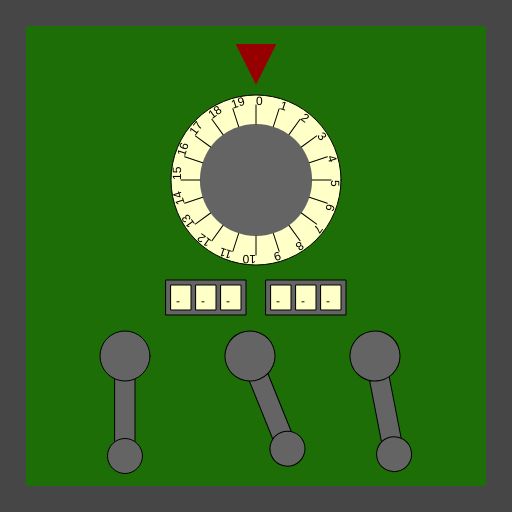
Frame 1 (no input)
Frame 60 (no input): identical to frame 1, image omitted
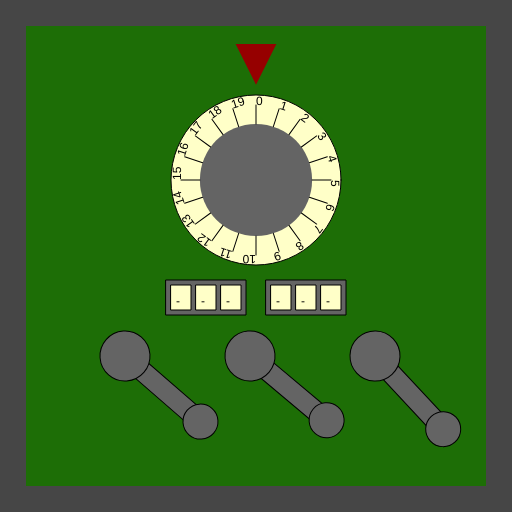
Frame 120 (the mouse pressed at the canvas centre since frame 60)

The p5.js sketch that drew these frames (run headless with seeded random() and noise() and a simulated clock; from frame 60 on, the mouse is pressed at the canvas centre):

// p5.js sketch
// ── sketch.js
/*

Officer: 3135863
CaseNum: 303-3-68420339-3135863

Case 303 - The Case of the Crooked Attorney
Stage 4 - The Courthouse

Torvalds has his final safe in his courthouse chambers. Luckily there is a court case proceeding.
You can sneak into his chambers whilst he makes his closing statement.

Crack the safe by doing the following:

	Whilst the mouse is being dragged:
	- Use the 'map' function to scale mouseY to values ranging from 3 to 15.
	- Assign the output to SecretStoreKeyA

	Whilst the mouse is being dragged:
	- Use the 'random' function to produce random values ranging from 1 to 7.
	- Assign the output to SecretStoreKeyB

	When any key is released:
	- Make SecretStoreKeyC equal to the value of 'keyCode'

	When the mouse button is pressed:
	- Use the 'map' function to scale mouseX to values ranging from 19 to 79.
	- Assign the output to SecretStoreKeyD

	Whilst the mouse is moving:
	- Use the 'map' function to scale mouseY to values ranging from 22 to 78.
	- Assign the output to SecretStoreKeyE

	Whilst the mouse is moving:
	- Use the 'map' function to scale mouseY to values ranging from 11 to 75.
	- Assign the output to SecretStoreKeyF



This time you'll need to create the relevant event handlers yourself.

There are many possible ways of investigating this case, but you
should use ONLY the following commands:

	- The assignment operator aka. the equals sign !
	- mouseX, mouseY
	- key, keyCode
	- random
	- map

*/

//declare the variables

var SecretStoreKeyA;
var SecretStoreKeyB;
var SecretStoreKeyC;
var SecretStoreKeyD;
var SecretStoreKeyE;
var SecretStoreKeyF;


function preload()
{
	//IMAGES WILL BE LOADED HERE

}

function setup()
{
	createCanvas(512,512);

	//initialise the variables
	SecretStoreKeyA = 0;
	SecretStoreKeyB = "";
	SecretStoreKeyC = "";
	SecretStoreKeyD = 0;
	SecretStoreKeyE = 0;
	SecretStoreKeyF = 0;

}

///////////////////EVENT HANDLERS///////////////////

//Create event handlers here to open the safe ...

function mouseDragged()
{
    console.log('mouseDragged',mouseX,mouseY);
    
//    Whilst the mouse is being dragged:
//	- Use the 'map' function to scale mouseY to values ranging from 3 to 15.
//	- Assign the output to SecretStoreKeyA
//
//	Whilst the mouse is being dragged:
//	- Use the 'random' function to produce random values ranging from 1 to 7.
//	- Assign the output to SecretStoreKeyB
//

    SecretStoreKeyA = map(mouseY,0,512,3,15);
    SecretStoreKeyB = random(1,7);
}

function keyReleased()
{
    console.log('keyReleased',key,keyCode);
    
//	When any key is released:
//	- Make SecretStoreKeyC equal to the value of 'keyCode'
//
    SecretStoreKeyC = keyCode;
}

function mousePressed()
{
    console.log('mousePressed',mouseX,mouseY);
    
//	When the mouse button is pressed:
//	- Use the 'map' function to scale mouseX to values ranging from 19 to 79.
//	- Assign the output to SecretStoreKeyD
//
    SecretStoreKeyD = map(mouseX,0,512,19,79)
}

function mouseMoved()
{
    console.log('mouseMoved',mouseX,mouseY);
    
//	Whilst the mouse is moving:
//	- Use the 'map' function to scale mouseY to values ranging from 22 to 78.
//	- Assign the output to SecretStoreKeyE
//
//	Whilst the mouse is moving:
//	- Use the 'map' function to scale mouseY to values ranging from 11 to 75.
//	- Assign the output to SecretStoreKeyF
    
    SecretStoreKeyE = map(mouseY,0,512,22,78);
    SecretStoreKeyF = map(mouseY,0,512,11,75);
}






///////////////DO NOT CHANGE CODE BELOW THIS POINT///////////////////

function draw()
{

	//Draw the safe door
	background(70);
	noStroke();
	fill(29,110,6);
	rect(26,26,width-52,width-52);

	//Draw the combination dial
	push();
	translate(256,180);
	drawDial(170,SecretStoreKeyA,20);
	pop();

	//Draw the spinners
	push();
	translate(206,280);
	drawSpinner(3, SecretStoreKeyB);
	pop();

	push();
	translate(306,280);
	drawSpinner(3, SecretStoreKeyC);
	pop();

	//Draw the levers
	push();
	translate(125,356);
	drawLever(SecretStoreKeyD);
	pop();

	push();
	translate(250,356);
	drawLever(SecretStoreKeyE);
	pop();

	push();
	translate(375,356);
	drawLever(SecretStoreKeyF);
	pop();

}

function drawDial(diameter,num,maxNum)
{
	//the combination lock

	var r = diameter * 0.5;
	var p = r * 0.6;

	stroke(0);
	fill(255,255,200);
	ellipse(0,0,diameter,diameter);
	fill(100);
	noStroke();
	ellipse(0,0,diameter*0.66,diameter*0.66);
	fill(150,0,0);
	triangle(
		-p * 0.4,-r-p,
		p * 0.4,-r-p,
		0,-r-p/5
	);

	noStroke();

	push();
	var inc = 360/maxNum;

	rotate(radians(-num * inc));
	for(var i = 0; i < maxNum; i++)
	{
		push();
		rotate(radians(i * inc));
		stroke(0);
		line(0,-r*0.66,0,-(r-10));
		noStroke();
		fill(0);
		text(i,0,-(r-10));
		pop();
	}

	pop();
}

function drawLever(rot)
{
	push();
	rotate(radians(-rot))
	stroke(0);
	fill(100);
	rect(-10,0,20,100);
	ellipse(0,0,50,50);
	ellipse(0,100,35,35);
	pop();
}

function drawSpinner(numSpinners, val)
{
	var sw = 20;
	var ow = (sw + 5) * numSpinners + 5;
	stroke(0);
	fill(100);
	rect(-ow/2,0,ow,35);
	if(typeof(val) == "number")
	{
		val = floor(val).toString(); //convert to string
	}
	var d = numSpinners - val.length;

	for(var d = numSpinners - val.length; d > 0; d--)
	{
		val = "-" + val;
	}

	for(var i = 0; i < numSpinners; i++)
	{
		stroke(0);
		fill(255,255,200);
		rect(-ow/2 + i * (sw + 5) + 5,5,20,25);
		fill(0);
		noStroke();
		text(val[i],-ow/2 + sw/2 + i * (sw +5),25);
	}

}
